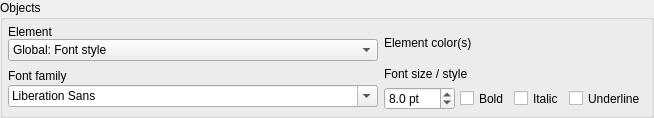
           <widget class="QGroupBox" name="objects_gb">
            <property name="sizePolicy">
             <sizepolicy hsizetype="Preferred" vsizetype="Expanding">
              <horstretch>0</horstretch>
              <verstretch>0</verstretch>
             </sizepolicy>
            </property>
            <property name="title">
             <string>Objects</string>
            </property>
            <layout class="QGridLayout" name="objects_grid">
             <property name="leftMargin">
              <number>5</number>
             </property>
             <property name="topMargin">
              <number>5</number>
             </property>
             <property name="rightMargin">
              <number>5</number>
             </property>
             <property name="bottomMargin">
              <number>5</number>
             </property>
             <item row="0" column="0">
              <layout class="QVBoxLayout" name="verticalLayout_19">
               <property name="spacing">
                <number>0</number>
               </property>
               <property name="leftMargin">
                <number>0</number>
               </property>
               <item>
                <widget class="QLabel" name="element_lbl">
                 <property name="sizePolicy">
                  <sizepolicy hsizetype="Fixed" vsizetype="Fixed">
                   <horstretch>0</horstretch>
                   <verstretch>0</verstretch>
                  </sizepolicy>
                 </property>
                 <property name="text">
                  <string>Element</string>
                 </property>
                </widget>
               </item>
               <item>
                <widget class="QComboBox" name="element_cmb">
                 <property name="sizePolicy">
                  <sizepolicy hsizetype="Expanding" vsizetype="Fixed">
                   <horstretch>0</horstretch>
                   <verstretch>0</verstretch>
                  </sizepolicy>
                 </property>
                 <property name="minimumSize">
                  <size>
                   <width>370</width>
                   <height>0</height>
                  </size>
                 </property>
                 <property name="maximumSize">
                  <size>
                   <width>370</width>
                   <height>16777215</height>
                  </size>
                 </property>
                 <property name="iconSize">
                  <size>
                   <width>28</width>
                   <height>28</height>
                  </size>
                 </property>
                 <item>
                  <property name="text">
                   <string>Global: Font style</string>
                  </property>
                 </item>
                 <item>
                  <property name="text">
                   <string>Global: Constraints descriptor</string>
                  </property>
                 </item>
                 <item>
                  <property name="text">
                   <string>Global: Object selection</string>
                  </property>
                 </item>
                 <item>
                  <property name="text">
                   <string>Global: Object shadow</string>
                  </property>
                 </item>
                 <item>
                  <property name="text">
                   <string>Global: Position hint text</string>
                  </property>
                 </item>
                 <item>
                  <property name="text">
                   <string>Global: Position hint box</string>
                  </property>
                 </item>
                 <item>
                  <property name="text">
                   <string>Global: Objects type</string>
                  </property>
                 </item>
                 <item>
                  <property name="text">
                   <string>Global: Lock arc</string>
                  </property>
                 </item>
                 <item>
                  <property name="text">
                   <string>Global: Lock body</string>
                  </property>
                 </item>
                 <item>
                  <property name="text">
                   <string>Table: Schema name</string>
                  </property>
                 </item>
                 <item>
                  <property name="text">
                   <string>Table: Name</string>
                  </property>
                 </item>
                 <item>
                  <property name="text">
                   <string>Table: Columns box</string>
                  </property>
                 </item>
                 <item>
                  <property name="text">
                   <string>Table: Extended attributes box</string>
                  </property>
                 </item>
                 <item>
                  <property name="text">
                   <string>Table: Title box</string>
                  </property>
                 </item>
                 <item>
                  <property name="text">
                   <string>Table: Attributes toggler buttons</string>
                  </property>
                 </item>
                 <item>
                  <property name="text">
                   <string>Table: Attributes toggler box</string>
                  </property>
                 </item>
                 <item>
                  <property name="text">
                   <string>Rule: Name</string>
                  </property>
                 </item>
                 <item>
                  <property name="text">
                   <string>Rule: Descriptor</string>
                  </property>
                 </item>
                 <item>
                  <property name="text">
                   <string>Index: Name</string>
                  </property>
                 </item>
                 <item>
                  <property name="text">
                   <string>Index: Descriptor</string>
                  </property>
                 </item>
                 <item>
                  <property name="text">
                   <string>Trigger: Name</string>
                  </property>
                 </item>
                 <item>
                  <property name="text">
                   <string>Trigger: Descriptor</string>
                  </property>
                 </item>
                 <item>
                  <property name="text">
                   <string>Constraint: Name</string>
                  </property>
                 </item>
                 <item>
                  <property name="text">
                   <string>Constraint: Descriptor</string>
                  </property>
                 </item>
                 <item>
                  <property name="text">
                   <string>Policy: Name</string>
                  </property>
                 </item>
                 <item>
                  <property name="text">
                   <string>Policy: Descriptor</string>
                  </property>
                 </item>
                 <item>
                  <property name="text">
                   <string>View: Schema name</string>
                  </property>
                 </item>
                 <item>
                  <property name="text">
                   <string>View: Name</string>
                  </property>
                 </item>
                 <item>
                  <property name="text">
                   <string>View: References box</string>
                  </property>
                 </item>
                 <item>
                  <property name="text">
                   <string>View: Extended attributes box</string>
                  </property>
                 </item>
                 <item>
                  <property name="text">
                   <string>View: Title box</string>
                  </property>
                 </item>
                 <item>
                  <property name="text">
                   <string>View: Table / columns alias</string>
                  </property>
                 </item>
                 <item>
                  <property name="text">
                   <string>View: Referenced column</string>
                  </property>
                 </item>
                 <item>
                  <property name="text">
                   <string>View: Referenced table</string>
                  </property>
                 </item>
                 <item>
                  <property name="text">
                   <string>View: Reference descriptor</string>
                  </property>
                 </item>
                 <item>
                  <property name="text">
                   <string>View: Attributes toggler buttons</string>
                  </property>
                 </item>
                 <item>
                  <property name="text">
                   <string>View: Attributes toggler box</string>
                  </property>
                 </item>
                 <item>
                  <property name="text">
                   <string>Textbox: Body</string>
                  </property>
                 </item>
                 <item>
                  <property name="text">
                   <string>Column: Column name</string>
                  </property>
                 </item>
                 <item>
                  <property name="text">
                   <string>Column: Descriptor</string>
                  </property>
                 </item>
                 <item>
                  <property name="text">
                   <string>Column: Included / Inherited by relationship</string>
                  </property>
                 </item>
                 <item>
                  <property name="text">
                   <string>Column: Protected</string>
                  </property>
                 </item>
                 <item>
                  <property name="text">
                   <string>Column (pk): Name</string>
                  </property>
                 </item>
                 <item>
                  <property name="text">
                   <string>Column (pk): Descriptor</string>
                  </property>
                 </item>
                 <item>
                  <property name="text">
                   <string>Column (fk): Name</string>
                  </property>
                 </item>
                 <item>
                  <property name="text">
                   <string>Column (fk): Descriptor</string>
                  </property>
                 </item>
                 <item>
                  <property name="text">
                   <string>Column (uq): Name</string>
                  </property>
                 </item>
                 <item>
                  <property name="text">
                   <string>Column (uq): Descriptor</string>
                  </property>
                 </item>
                 <item>
                  <property name="text">
                   <string>Column (nn): Name</string>
                  </property>
                 </item>
                 <item>
                  <property name="text">
                   <string>Column (nn): Descriptor</string>
                  </property>
                 </item>
                 <item>
                  <property name="text">
                   <string>Relationship: Descriptor</string>
                  </property>
                 </item>
                 <item>
                  <property name="text">
                   <string>Relationship: Label text</string>
                  </property>
                 </item>
                 <item>
                  <property name="text">
                   <string>Relationship: Label box</string>
                  </property>
                 </item>
                 <item>
                  <property name="text">
                   <string>Relationship: Attribute text</string>
                  </property>
                 </item>
                 <item>
                  <property name="text">
                   <string>Relationship: Attribute descriptor</string>
                  </property>
                 </item>
                 <item>
                  <property name="text">
                   <string>Tag: Name</string>
                  </property>
                 </item>
                 <item>
                  <property name="text">
                   <string>Tag: Body</string>
                  </property>
                 </item>
                 <item>
                  <property name="text">
                   <string>Placeholder: Body</string>
                  </property>
                 </item>
                 <item>
                  <property name="text">
                   <string>Foreign table: Schema name</string>
                  </property>
                 </item>
                 <item>
                  <property name="text">
                   <string>Foreign table: Name</string>
                  </property>
                 </item>
                 <item>
                  <property name="text">
                   <string>Foreign table: Attributes box</string>
                  </property>
                 </item>
                 <item>
                  <property name="text">
                   <string>Foreign table: Extended attributes box</string>
                  </property>
                 </item>
                 <item>
                  <property name="text">
                   <string>Foreign table: Title box</string>
                  </property>
                 </item>
                 <item>
                  <property name="text">
                   <string>Foreign table: Attributes toggler buttons</string>
                  </property>
                 </item>
                 <item>
                  <property name="text">
                   <string>Foreign table: Attributes toggler box</string>
                  </property>
                 </item>
                 <item>
                  <property name="text">
                   <string>Global: Cutoff marker text</string>
                  </property>
                 </item>
                 <item>
                  <property name="text">
                   <string>Global: Cutoff marker box</string>
                  </property>
                 </item>
                </widget>
               </item>
              </layout>
             </item>
             <item row="0" column="1">
              <layout class="QVBoxLayout" name="verticalLayout_23">
               <item>
                <widget class="QLabel" name="colors_lbl">
                 <property name="sizePolicy">
                  <sizepolicy hsizetype="Fixed" vsizetype="Fixed">
                   <horstretch>0</horstretch>
                   <verstretch>0</verstretch>
                  </sizepolicy>
                 </property>
                 <property name="text">
                  <string>Element color(s)</string>
                 </property>
                </widget>
               </item>
               <item>
                <layout class="QVBoxLayout" name="elem_colors_lt"/>
               </item>
              </layout>
             </item>
             <item row="1" column="0">
              <layout class="QVBoxLayout" name="verticalLayout_20">
               <property name="spacing">
                <number>0</number>
               </property>
               <item>
                <widget class="QLabel" name="font_lbl">
                 <property name="sizePolicy">
                  <sizepolicy hsizetype="Fixed" vsizetype="Fixed">
                   <horstretch>0</horstretch>
                   <verstretch>0</verstretch>
                  </sizepolicy>
                 </property>
                 <property name="text">
                  <string>Font family</string>
                 </property>
                </widget>
               </item>
               <item>
                <widget class="QFontComboBox" name="elem_font_cmb">
                 <property name="sizePolicy">
                  <sizepolicy hsizetype="Expanding" vsizetype="Fixed">
                   <horstretch>0</horstretch>
                   <verstretch>0</verstretch>
                  </sizepolicy>
                 </property>
                 <property name="minimumSize">
                  <size>
                   <width>370</width>
                   <height>0</height>
                  </size>
                 </property>
                 <property name="maximumSize">
                  <size>
                   <width>370</width>
                   <height>16777215</height>
                  </size>
                 </property>
                </widget>
               </item>
              </layout>
             </item>
             <item row="1" column="1">
              <layout class="QVBoxLayout" name="verticalLayout_21">
               <item>
                <widget class="QLabel" name="label_3">
                 <property name="sizePolicy">
                  <sizepolicy hsizetype="Fixed" vsizetype="Fixed">
                   <horstretch>0</horstretch>
                   <verstretch>0</verstretch>
                  </sizepolicy>
                 </property>
                 <property name="text">
                  <string>Font size / style</string>
                 </property>
                </widget>
               </item>
               <item>
                <layout class="QHBoxLayout" name="horizontalLayout_4">
                 <property name="spacing">
                  <number>5</number>
                 </property>
                 <item>
                  <widget class="QDoubleSpinBox" name="elem_font_size_spb">
                   <property name="sizePolicy">
                    <sizepolicy hsizetype="Preferred" vsizetype="Preferred">
                     <horstretch>0</horstretch>
                     <verstretch>0</verstretch>
                    </sizepolicy>
                   </property>
                   <property name="suffix">
                    <string> pt</string>
                   </property>
                   <property name="decimals">
                    <number>1</number>
                   </property>
                   <property name="minimum">
                    <double>5.000000000000000</double>
                   </property>
                   <property name="maximum">
                    <double>100.000000000000000</double>
                   </property>
                   <property name="singleStep">
                    <double>0.500000000000000</double>
                   </property>
                   <property name="value">
                    <double>8.000000000000000</double>
                   </property>
                  </widget>
                 </item>
                 <item>
                  <widget class="QCheckBox" name="bold_chk">
                   <property name="sizePolicy">
                    <sizepolicy hsizetype="Fixed" vsizetype="Preferred">
                     <horstretch>0</horstretch>
                     <verstretch>0</verstretch>
                    </sizepolicy>
                   </property>
                   <property name="font">
                    <font>
                     <bold>false</bold>
                    </font>
                   </property>
                   <property name="text">
                    <string>Bold</string>
                   </property>
                  </widget>
                 </item>
                 <item>
                  <widget class="QCheckBox" name="italic_chk">
                   <property name="sizePolicy">
                    <sizepolicy hsizetype="Fixed" vsizetype="Preferred">
                     <horstretch>0</horstretch>
                     <verstretch>0</verstretch>
                    </sizepolicy>
                   </property>
                   <property name="font">
                    <font>
                     <bold>false</bold>
                    </font>
                   </property>
                   <property name="text">
                    <string>Italic</string>
                   </property>
                  </widget>
                 </item>
                 <item>
                  <widget class="QCheckBox" name="underline_chk">
                   <property name="sizePolicy">
                    <sizepolicy hsizetype="Expanding" vsizetype="Preferred">
                     <horstretch>0</horstretch>
                     <verstretch>0</verstretch>
                    </sizepolicy>
                   </property>
                   <property name="text">
                    <string>Underline</string>
                   </property>
                  </widget>
                 </item>
                </layout>
               </item>
              </layout>
             </item>
            </layout>
           </widget>
